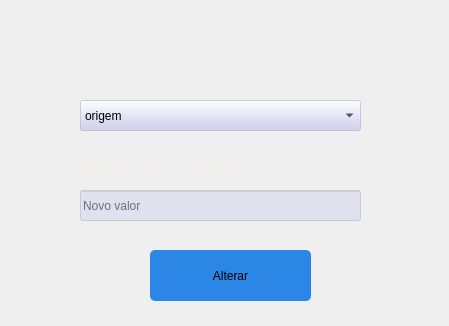
<?xml version="1.0" encoding="UTF-8"?>
<ui version="4.0">
 <class>telaAlterarPassagem</class>
 <widget class="QMainWindow" name="telaAlterarPassagem">
  <property name="geometry">
   <rect>
    <x>0</x>
    <y>0</y>
    <width>449</width>
    <height>326</height>
   </rect>
  </property>
  <property name="minimumSize">
   <size>
    <width>449</width>
    <height>326</height>
   </size>
  </property>
  <property name="maximumSize">
   <size>
    <width>449</width>
    <height>326</height>
   </size>
  </property>
  <property name="windowTitle">
   <string>MainWindow</string>
  </property>
  <property name="styleSheet">
   <string notr="true">#telaAlterarPassagem
{
background-image: url(:/fundos/fundo3.jpg);
}
#label
{
color: rgb(247, 238, 229);
font: 11pt &quot;Noto Serif Malayalam&quot;;
}

#comboBoxOpcoes
{
font: 11pt &quot;Noto Serif Malayalam&quot;;
background-color: rgba(201, 201, 238, 100);
}

#label_2
{
color: rgb(247, 238, 229);
font: 11pt &quot;Noto Serif Malayalam&quot;;
}
#campoNovoValor
{
font: 10pt &quot;Noto Serif Malayalam&quot;;
background-color: rgba(201, 201, 238, 100);
}

#botaoAlterar
{
border-radius:5px;
background-color: rgb(44, 134, 230);
font: 11pt &quot;Noto Serif Malayalam&quot;;
}
#botaoAlterar:hover
{
border-radius:5px;
background-color: rgb(140, 236, 241);
font: 11pt &quot;Noto Serif Malayalam&quot;;
}</string>
  </property>
  <widget class="QWidget" name="centralwidget">
   <widget class="QPushButton" name="botaoAlterar">
    <property name="geometry">
     <rect>
      <x>150</x>
      <y>250</y>
      <width>161</width>
      <height>51</height>
     </rect>
    </property>
    <property name="text">
     <string>Alterar</string>
    </property>
   </widget>
   <widget class="QLineEdit" name="campoNovoValor">
    <property name="geometry">
     <rect>
      <x>80</x>
      <y>190</y>
      <width>281</width>
      <height>31</height>
     </rect>
    </property>
    <property name="placeholderText">
     <string>Novo valor</string>
    </property>
   </widget>
   <widget class="QComboBox" name="comboBoxOpcoes">
    <property name="geometry">
     <rect>
      <x>80</x>
      <y>100</y>
      <width>281</width>
      <height>31</height>
     </rect>
    </property>
    <item>
     <property name="text">
      <string>origem</string>
     </property>
    </item>
    <item>
     <property name="text">
      <string>destino</string>
     </property>
    </item>
    <item>
     <property name="text">
      <string>data</string>
     </property>
    </item>
    <item>
     <property name="text">
      <string>preco</string>
     </property>
    </item>
    <item>
     <property name="text">
      <string>companhia</string>
     </property>
    </item>
    <item>
     <property name="text">
      <string>assento</string>
     </property>
    </item>
   </widget>
   <widget class="QLabel" name="label">
    <property name="geometry">
     <rect>
      <x>80</x>
      <y>70</y>
      <width>281</width>
      <height>16</height>
     </rect>
    </property>
    <property name="text">
     <string>Escolha o campo a ser alterado:</string>
    </property>
   </widget>
   <widget class="QLabel" name="label_2">
    <property name="geometry">
     <rect>
      <x>80</x>
      <y>160</y>
      <width>271</width>
      <height>17</height>
     </rect>
    </property>
    <property name="text">
     <string>Digite o novo valor do campo:</string>
    </property>
   </widget>
  </widget>
 </widget>
 <resources>
  <include location="../recursos/recursos.qrc"/>
 </resources>
 <connections/>
</ui>
